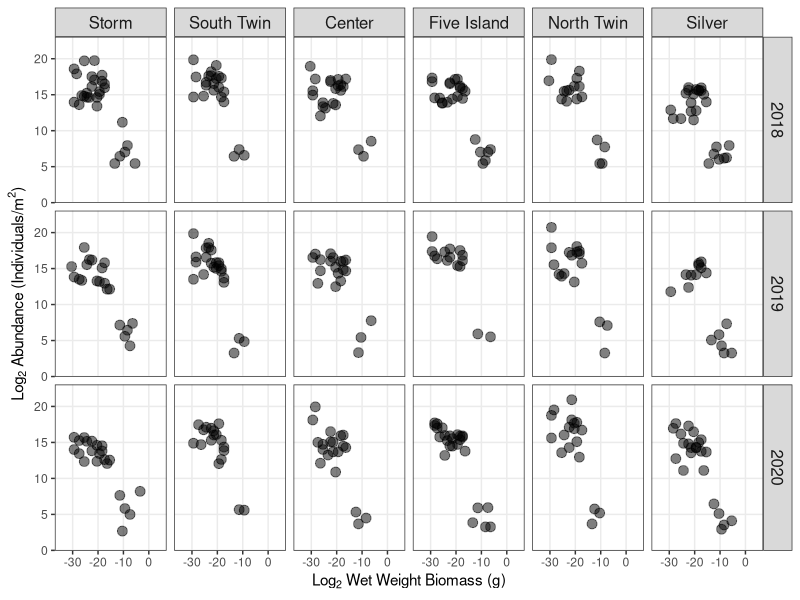
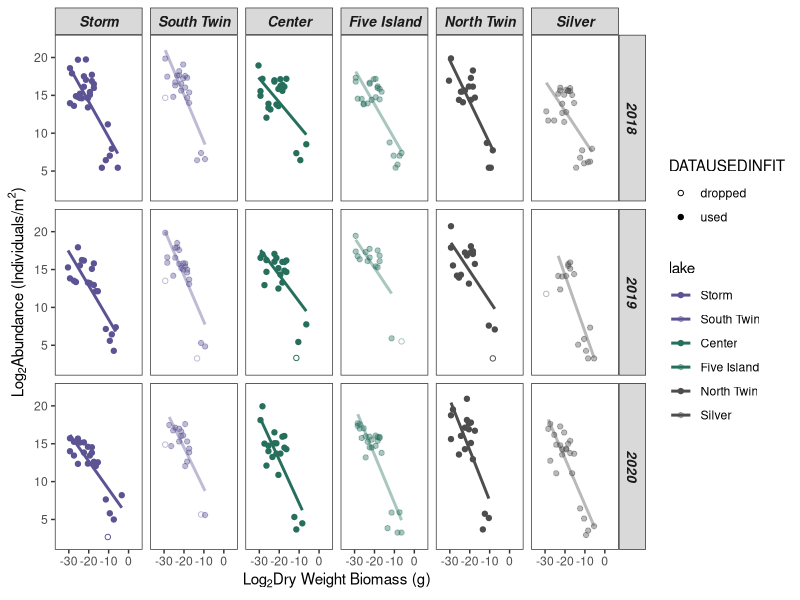
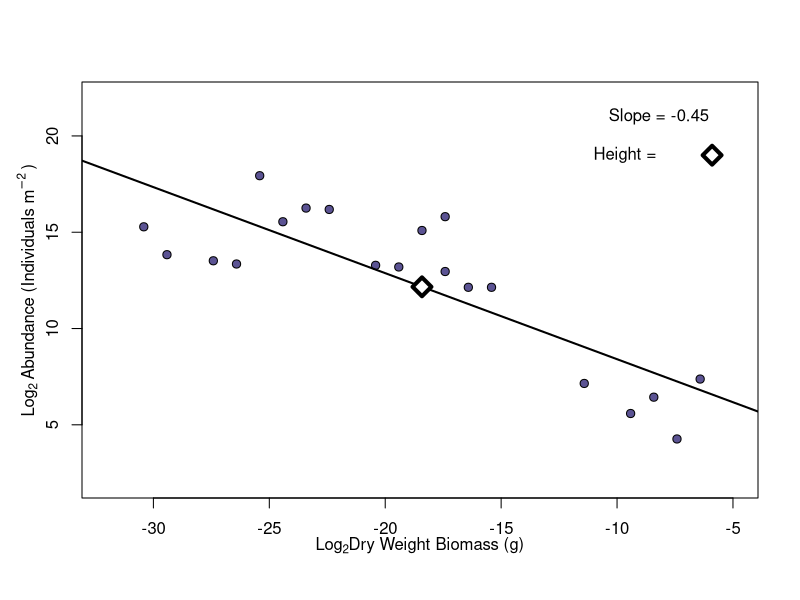

Generate these figures, in order, with R:
## Step 2_Size Spectra Analysis ##==============================

if (!require(tidyverse)) install.packages('tidyverse')
library(tidyverse)

# Load in SSA dataset #===========================
output = read_csv('ssa_zoopmiv_start.csv')
output

# If want to rerun with only summer data excluding spring (as shown in supplemental) 
# Uncomment the following line to filter out spring data  
  # output = output %>% filter(season == "summer")

# Replace lake number with lake name #
levels(output$lake) = c(levels(output$lake), 'Center', 
                         'Five Island', 'North Twin', 
                         'Silver', 'Storm', 'South Twin')

output$lake[output$lake == '19'] <- 'Center' 
output$lake[output$lake == '36'] <- 'Five Island' 
output$lake[output$lake == '90'] <- 'North Twin'
output$lake[output$lake == '105'] <- 'Silver'
output$lake[output$lake == '113'] <- 'Storm'
output$lake[output$lake == '406'] <- 'South Twin'
output


## Calculate the number of log2 bins, taken from Edwards et al. 2017 - assign bins
log2bins_butts = function(x = NULL, counts = NULL)
{
  if(!is.null(x) & !is.null(counts)) {
    stop("need only one of x or counts in log2bins") }
  if(is.null(x) & is.null(counts)) {
    stop("need x or counts in log2bins") }
  if(!is.null(x)) {
    if(!is.vector(x))stop("x not a vector in log2bins")
    if(anyNA(x)) stop("x contains NA's in log2bins")
    if(min(x) <= 0)stop("x needs to be >0 in log2bins")
  }
  if(!is.null(counts))  {
    if(dim(counts)[2] != 2)stop("counts needs two cols in log2bins")
    if(min(counts[,1]) < 0) {
      stop("x values in counts need to be >= 0 in log2bins") }
    if(min(counts[,2]) < 0) {
      stop("numbers in counts need to be >= 0 in log2bins") }
  }
  # As for LBNbiom.method(), could write code that would make
  #  use of the counts dataframe explicitly, but actually quite easy
  #  to just create the longer vector x (though may be slightly slower
  #  computationally), to save writing extensive new code.
  if(is.null(x))
  {x = rep(counts[,1], counts[,2]) }
  #
  binBreaks = 2^( floor(log2(min(x))) : ceiling(log2(max(x))) )
  
  indiv = data.frame(x)       # dataframe with one row for each individual
  indiv$binMid =cut(x, breaks=binBreaks, right=FALSE, include.lowest=TRUE,
                    labels = binBreaks[-length(binBreaks)] + 0.5*diff(binBreaks))
  indiv$binMin =cut(x, breaks=binBreaks, right=FALSE, include.lowest=TRUE,
                    labels = binBreaks[-length(binBreaks)])
  indiv$binMax =cut(x, breaks=binBreaks, right=FALSE, include.lowest=TRUE,
                    labels = binBreaks[-1])
  # indiv$binWidth =cut(x, breaks=binBreaks, right=FALSE,
  #    include.lowest=TRUE, labels = diff(binBreaks))
  # indiv = mutate(indiv, binWidth = binMax - binMin)
  # Above commands avoid any problems with bins with 0 counts.
  # Don't really need all of them, but include for completeness.
  indiv$binMid = as.numeric(as.character(indiv$binMid))
  indiv$binMin = as.numeric(as.character(indiv$binMin))
  indiv$binMax = as.numeric(as.character(indiv$binMax))
  # Now calculate biomass in each bin class:
  binVals = dplyr::summarise(dplyr::group_by(indiv, binMid),
                             binMin = unique(binMin),
                             binMax = unique(binMax),
                             binWidth = binMax - binMin,
                             binCount = length(x),
                             binCountNorm = binCount / binWidth,
                             binSum = sum(x),
                             binSumNorm = binSum / binWidth )
  # binWidth uses new columns binMax and binMin
  binVals = binVals[order(binVals$binMid),]   # order by binMid
  #
  if(dim(indiv)[1] < 10^6) {       # only save indiv if not too big
    y = list(indiv = indiv, binVals = binVals)
  } else
  {
    y = list(binVals = binVals)
  }
  return(y)
}

# Rewrote the base function removing the log10 bit that was causing errors, only need the log2 part anyway
log2bins.list = log2bins_butts(output$biomass_g)
output$BINMID <- as.factor(log2bins.list$indiv$binMid)
output$BINMIN <- log2bins.list$indiv$binMin
output$BINMAX <- log2bins.list$indiv$binMax
output

# Calculate average density per bin # 
output.combined = output %>% 
  group_by(year, lake, season, BINMID, BINMIN, BINMAX) %>%
  summarize(avg.density.areal = mean(density.areal, na.rm = T)) %>%
  ungroup()

output.combined

output.combined$BINMID = as.numeric(as.character(output.combined$BINMID))
#BINMIN and BINMAX are included here but will not do anything, 
## but by including they will be carried through to the summary table 
## and will be usuable for relative density

output.combined = as_tibble(output.combined) # Save in a tidy format
output.combined

# log 2 binning # 

output.binned = output.combined %>% # Remove season from grouping 
  group_by(year, lake, BINMID, BINMIN, BINMAX) %>%
  mutate(BINMID_LOG = log2(BINMID), BINMIN_LOG = log2(BINMIN), BINMAX_LOG = log2(BINMAX), DENS_LOG = log2(avg.density.areal)) %>%
  ungroup()
output.binned


# Fits data seasons combined # =======================
output.combined = output.binned %>% 
  select(year, lake, BINMID, BINMIN, BINMAX, avg.density.areal, BINMID_LOG, BINMIN_LOG, BINMAX_LOG, DENS_LOG)
output.combined

# Get Min and Max of weight bins # For Table 2 # 
minmax_bins = output.combined %>%
  group_by(lake, year) %>% 
  summarize(
    minimum = min(BINMIN_LOG), 
    maximum = max(BINMAX_LOG)) %>%
  ungroup()
minmax_bins


## Linear fits of pelagic size spectrum by lake by year ## 
fits.yr.lm = data.frame ( matrix ( NA, ncol = 15, nrow = length( unique (output.combined$lake)) * (length( unique (output$year) )) ) ) 
colnames ( fits.yr.lm ) = c('year', 'lake', 'outlierpres', 'n', 'fitmin', 'fitmax', 'slope', 'slp_se', 'slp_l95ci' ,'slp_u95ci', 'intcpt', 'int_se', 'int_l95ci', 'int_u95CI', 'height')
fits.yr.lm$year = rep( sort( unique( output.combined$year)), each = length(unique(output.combined$lake)))
fits.yr.lm$lake = rep( as.factor ( unique (output.combined$lake) ), each = 1)
fits.yr.lm

fits.yr.lm$outlierpres = factor ( fits.yr.lm$outlierpres, levels = c('Y', 'N'))
fits.yr.lm

## Set up a short dataframe for easier export ## 
short.output = setNames ( data.frame ( matrix (NA, ncol = 6, nrow = 0) ), c( 'year', 'lake',  'DENS_LOG', 'BINMID_LOG', 'DATAUSEDINFIT') )

short.output$lake = factor ( short.output$lake, levels = c('Storm', 'South Twin', 'Center', 'Five Island', 'North Twin','Silver'))

# Remove lake years with no data 
#fits.yr.lm = fits.yr.lm %>% filter(!row_number() %in% c(2,16,30)) 
fits.yr.lm

## Loop for filling with breaks ## 
for ( i in 1:nrow(fits.yr.lm) ) { 
    tempdata = output.combined %>% 
      filter ( year == fits.yr.lm$year[i] ) %>%
      filter ( lake == fits.yr.lm$lake[i] ) 
    
    templin = lm (DENS_LOG ~ BINMID_LOG, data = tempdata) 
    
    cookcutoff = 10/length(templin$residuals) # Set Cook's value, the general rule is 4/n for detection of influence, 1 is a rough cutoff for points with too much leverage
    tempcooks = ifelse ( cooks.distance(templin) > cookcutoff, 'dropped', 'used') 
    tempjoin = data.frame ( 'year' = tempdata$year, 'lake' = tempdata$lake, 
                            'DENS_LOG' = tempdata$DENS_LOG, 'BINMID_LOG' = tempdata$BINMID_LOG, 'DATAUSEDINFIT' = tempcooks)
    short.output = rbind ( short.output, tempjoin)
    
    if (any ( cooks.distance(templin) > cookcutoff ) ) { # remove points with high leverage or just save the lm as it is 
      fits.yr.lm$outlierpres[i] = 'Y' 
      templin = lm ( DENS_LOG [-which ( cooks.distance(templin) > cookcutoff)] ~ BINMID_LOG[-which (cooks.distance(templin) > cookcutoff)], data = tempdata)
    } else {fits.yr.lm$outlierpres[i] = 'N' } # Report that no high leverage points were found 
  
  fits.yr.lm$n[i] = length(templin$residuals) 
  fits.yr.lm$fitmin[i] = min(templin$model$BINMID_LOG, na.rm = T)
  fits.yr.lm$fitmax[i] = max(templin$model$BINMID_LOG, na.rm = T) 
  fits.yr.lm$slope[i] = coef(templin)[[2]] 
  fits.yr.lm$slp_se[i] = coef(summary(templin))[2,2] 
  fits.yr.lm$slp_l95ci[i] = confint(templin, level = 0.95)[2,1]
  fits.yr.lm$slp_u95ci[i] = confint(templin, level=0.95)[2,2]
  fits.yr.lm$intcpt[i] = coef(templin)[[1]]
  fits.yr.lm$int_se[i] = coef(summary(templin))[1,2] 
  fits.yr.lm$int_l95ci[i] = confint(templin, level=0.95)[1,1]
  fits.yr.lm$int_u95CI[i] = confint(templin, level = 0.95)[1,2]
  
  temp.short <- tempjoin %>%
    filter ( DATAUSEDINFIT == 'used' | DATAUSEDINFIT == 'dropped') 
  fits.yr.lm$height.bin[i] = ( min(temp.short$BINMID_LOG) + max(temp.short$BINMID_LOG) ) / 2
  fits.yr.lm$height[i] = fits.yr.lm$slope[i] * ( min(temp.short$BINMID_LOG) + max(temp.short$BINMID_LOG) ) / 2 + fits.yr.lm$intcpt[i]
  fits.yr.lm$height.l95ci[i] = fits.yr.lm$slp_l95ci[i] * ( min(temp.short$BINMID_LOG) + max(temp.short$BINMID_LOG) ) / 2 + fits.yr.lm$int_l95ci[i] 
  fits.yr.lm$height.u95ci[i] = fits.yr.lm$slp_u95ci[i] * ( min(temp.short$BINMID_LOG) + max(temp.short$BINMID_LOG) ) / 2 + fits.yr.lm$int_u95CI[i]
}

fits.yr.lm # Represents combined spring and summer data 

height.bin.summary = fits.yr.lm %>% 
  select(year, lake, height.bin) %>% 
  summarize(mean = mean(height.bin), 
            sd = sd(height.bin))
height.bin.summary

short.output

### Fits of height from overall ### 
fits.yr.lm$height.overall = fits.yr.lm$slope * ( floor(min(fits.yr.lm$fitmin)) + ceiling(max(fits.yr.lm$fitmax)) ) / 2 + fits.yr.lm$intcpt


## Size Spectra Data ## 
short.output$lake = factor(short.output$lake, levels = c('Storm', 'South Twin', 'Center', 'Five Island', 'North Twin','Silver'))
plot.data = short.output 
plot.data
color_custom <- c("limegreen", "royalblue2", "gray50")
color_custom2 <- c( "purple", "royalblue2")

output_for_plot = left_join(short.output, fits.yr.lm, by = c('year', 'lake')) # Join makes it easier for ggplot to take the data, of course it creates many rep values 
output_for_plot


#### Size spectrum analysis with different spectra plotted ####
library(ggplot2)

plot_ssa <-  
  ggplot(output_for_plot,
         aes(BINMID_LOG, DENS_LOG) ) +
  geom_point ( alpha = 1/2, size=3 ) +
  ylim (1 , 22) +
  xlim (-35, 5) +
  facet_grid ( year ~ lake ) +
  scale_color_manual(values = color_custom2, name = 'Season', labels = c('summer', 'spring')) +
  
  labs ( x = expression ( paste ( "Log"[2], " Wet Weight Biomass (g)" ) ), 
         y = expression ( paste ( "Log"[2], " Abundance (Individuals/m"^2,")" ) ) ) +
  
  theme_bw() + 
  theme ( panel.grid.minor = element_blank(), 
          legend.background = element_blank(),
          strip.text.x = element_text(size = 12 ),
          strip.text.y = element_text(size = 12 ) )

plot_ssa

#### Size Spectrum analysis of all lakes with slopes ####
# Output graphs with linear fits # 
library(ggplot2)

# Output graphs with linear fits # 
# Reference - no removal # South Twin, Storm
ref_col_18 = rgb(91, 83, 147, max = 255, alpha = 100) 
ref_col_19 = rgb(91, 83, 147, max = 255, alpha = 180)
ref_col_20 = rgb(91, 83, 147, max = 255, alpha = 255)

# removal, removal, null # Center, Five Island 
rrn_col_18 = rgb(37, 111, 92, max = 255, alpha = 100) 
rrn_col_19 = rgb(37, 111, 92, max = 255, alpha = 180)
rrn_col_20 = rgb(37, 111, 92, max = 255, alpha = 255)

# null, removal, removal # North Twin, Silver
nrr_col_18 = rgb(77, 77, 77, max = 255, alpha = 100) 
nrr_col_19 = rgb(77, 77, 77, max = 255, alpha = 180)
nrr_col_20 = rgb(77, 77, 77, max = 255, alpha = 255)

# transparent 
transparent = rgb(255,255,255, max=255, alpha = 0)

options(repr.plot.width = 4, repr.plot.height = 2)
windows(width = 9, height = 4)
plot_ssa2 = 
  ggplot(output_for_plot, 
         aes(BINMID_LOG, DENS_LOG, shape = DATAUSEDINFIT, color = lake)) + 
  geom_point(size = 1.5) + 
  scale_shape_manual(values = c(1,19)) +
  ylim (2, 22) +
  xlim (-35, 5) +
  facet_grid(year ~ lake) + 
  labs( x = expression ( paste ( 'Log'[2], 'Dry Weight Biomass (g)') ), 
        y = expression ( paste ( 'Log'[2], 'Abundance (Individuals/m'^2,')' ) ) ) +
  scale_color_manual(values = c(ref_col_20, ref_col_18,
                                rrn_col_20, rrn_col_18,
                                nrr_col_20, nrr_col_18)) +
  theme_bw() + 
  theme ( panel.grid.major = element_blank(),
          panel.grid.minor = element_blank(), 
          legend.background = element_blank(),
          legend.key = element_blank(),
          strip.text.x = element_text(size = 10, face = 'bold.italic' ),
          strip.text.y = element_text(size = 10, face = 'bold.italic' ) ) +
  geom_smooth( data = output_for_plot %>% filter(DATAUSEDINFIT == 'used') %>% subset ( fitmax & fitmin), 
               method = lm, se = FALSE)
#+ 
# geom_label(data = output_for_plot, aes(x=-7, y=PLACEMENT, label = format ( round( slope, 2 ), 2) ), show.legend = FALSE)
plot_ssa2

# Pluck out one plot #==============================
windows(height = 4, width = 5)
examp = output_for_plot %>% 
  filter(lake == 'Storm' & year == 2019)
examp

examp_mod = lm(DENS_LOG~BINMID_LOG, data = examp)
examp_mod
plot(DENS_LOG~BINMID_LOG, data = examp, pch = 21, ylab = '', 
     xlab = '', 
     bg = ref_col_20, col = 'black', cex = 1.1, ylim = c(2, 22), xlim = c(-32, -5))
mtext(expression ( paste ('Log'[2]~'Abundance (Individuals m'^-2~')' ) ), side =2, line = 2)
mtext(expression ( paste ('Log'[2], 'Dry Weight Biomass (g)')), side = 1, line = 2)
abline(examp_mod,lwd = 2)
text(-8.2, 21, 'Slope = -0.45')
points(-18.41504, 12.16517, pch = 23, bg = 'white', col = 'black', cex = 2, lwd = 4)
text(-9.55, 19, 'Height = ')
points(-5.9, 19, pch = 23, bg = 'white', col = 'black', cex = 2, lwd = 4)


# slope x height.overall data - unique # 
fit.data = output_for_plot %>% 
  select(year, lake, n, slope, slp_se, slp_l95ci, slp_u95ci, 
         intcpt, int_se, int_l95ci, int_u95CI, height, height.l95ci, height.u95ci, height.overall) %>% 
  distinct() %>% 
  arrange(lake, year)
fit.data

# Create datasets to use in Step 3 ---------------------------------
fits_dat = fits.yr.lm
sizespec = short.output
